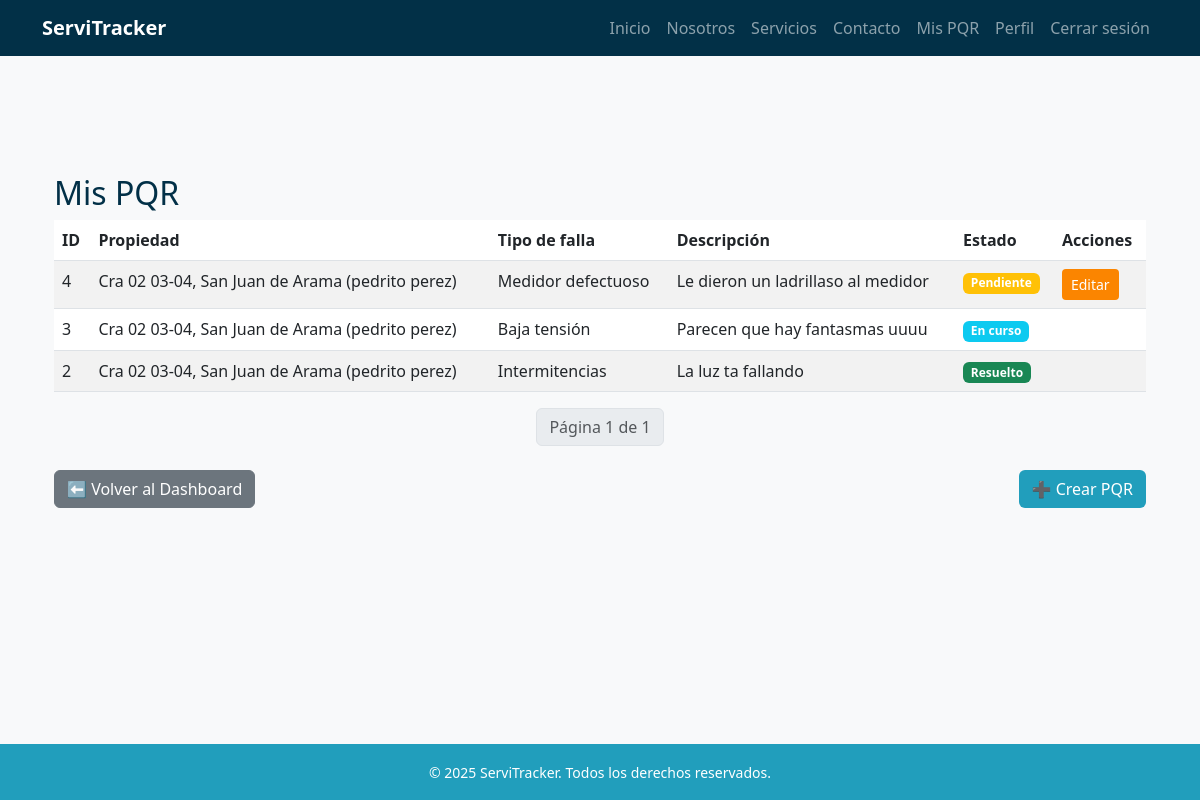
Page /pqr/mis/ (signed in) on the earlier database version.
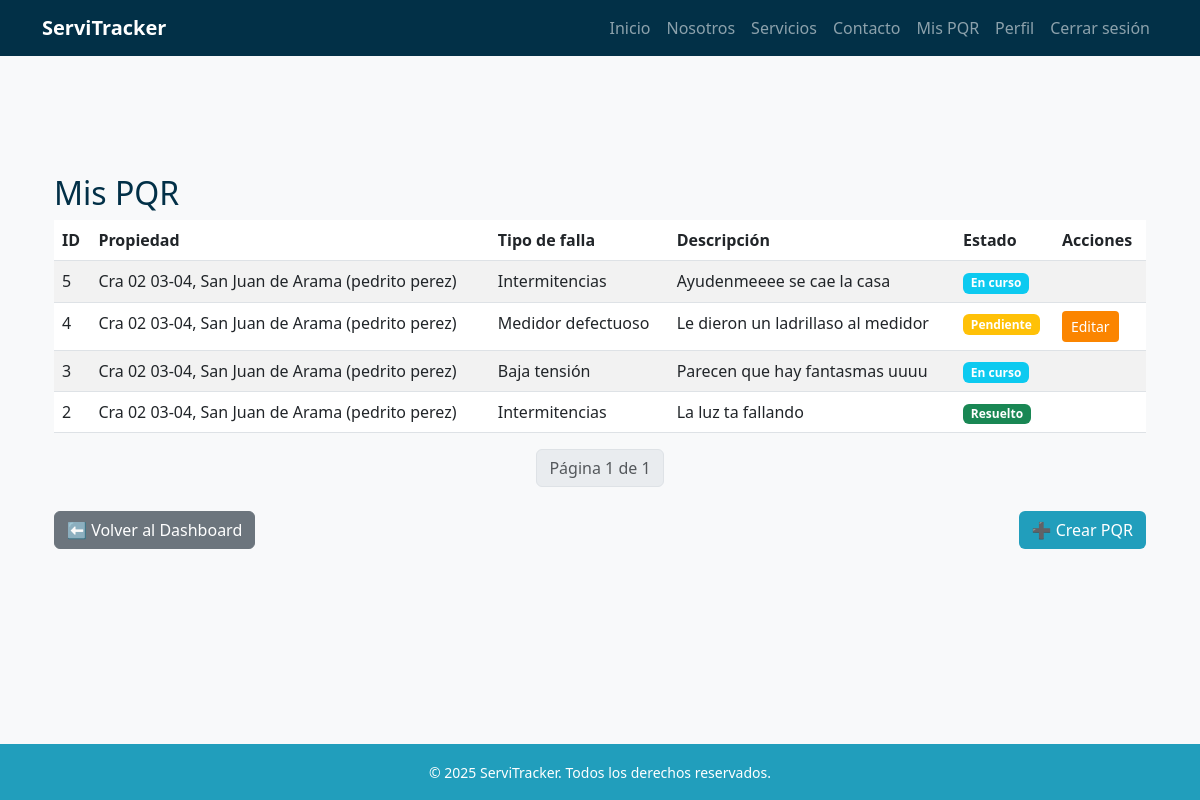
Same page on the later database version.
### pqr/models.py (models this page shows, shortened)
class PQR(models.Model):
    ciudadano = models.ForeignKey(
        settings.AUTH_USER_MODEL,
        on_delete=models.SET_NULL,
        null=True,
        blank=True,
        related_name="pqrs_ciudadano"
    )
    propiedad = models.ForeignKey(
        Propiedad,
        on_delete=models.SET_NULL,
        null=True,
        blank=True
    )
    direccion = models.CharField(max_length=255, blank=True, null=True)
    departamento = models.CharField(max_length=100, blank=True, null=True)
    ciudad = models.CharField(max_length=100, blank=True, null=True)
    telefono_contacto = models.CharField(max_length=20, unique=True, null=True, blank=True)
    tipo_falla = models.ForeignKey(TipoFalla, on_delete=models.PROTECT)
    descripcion = models.TextField()
    estado = models.ForeignKey(EstadoPQR, on_delete=models.PROTECT)
    tecnico_asignado = models.ForeignKey(
        settings.AUTH_USER_MODEL,
        on_delete=models.SET_NULL,
        null=True,
        blank=True,
        related_name="pqrs_tecnico"
    )
    agente_revisor = models.ForeignKey(
        settings.AUTH_USER_MODEL,
        on_delete=models.SET_NULL,
        null=True,
        blank=True,
        related_name="pqrs_agente"
    )
    observacion_tecnico = models.TextField(blank=True, null=True)
    fecha_creacion = models.DateTimeField(auto_now_add=True)
    fecha_actualizacion = models.DateTimeField(auto_now=True)

class TipoFalla(models.Model):
    nombre = models.CharField(max_length=100)
    def __str__(self):
        return self.nombre

class EstadoPQR(models.Model):
    nombre = models.CharField(max_length=50)

### propiedades/models.py (models this page shows)
class Propiedad(models.Model):
    usuario = models.ForeignKey(
        settings.AUTH_USER_MODEL,
        on_delete=models.CASCADE,
        related_name='propiedades'
    )
    departamento = models.CharField(max_length=100)
    ciudad = models.CharField(max_length=100)
    direccion = models.CharField(max_length=200)
    activa = models.BooleanField(default=True)
    def __str__(self):
        nombre = self.usuario.get_full_name() if hasattr(self.usuario, 'get_full_name') else str(self.usuario)
        return f"{self.direccion}, {self.ciudad} ({nombre})"

### usuarios/models.py (models this page shows, shortened)
class Usuario(AbstractBaseUser, PermissionsMixin):
    ROLES = [
        ("administrador", "Administrador"),
        ("agente", "Agente"),
        ("tecnico", "Técnico"),
        ("ciudadano", "Ciudadano"),
    ]
    documento = models.CharField(max_length=20, unique=True)
    email = models.EmailField(blank=True, null=True)
    nombres = models.CharField(max_length=100, blank=True, null=True)
    apellidos = models.CharField(max_length=100, blank=True, null=True)
    rol = models.CharField(max_length=20, choices=ROLES, default="ciudadano")
    especialidad = models.ForeignKey(Especialidad, on_delete=models.SET_NULL, null=True, blank=True)
    is_active = models.BooleanField(default=True)
    is_staff = models.BooleanField(default=False)
    date_joined = models.DateTimeField(auto_now_add=True)
    objects = UsuarioManager()
    USERNAME_FIELD = "documento"
    REQUIRED_FIELDS = []  # puedes agregar 'email' si quieres que sea obligatorio
    def get_full_name(self):
        nombre = (self.nombres or "").strip()
        apellido = (self.apellidos or "").strip()
        full = f"{nombre} {apellido}".strip()
        return full or ""

### pqr/views.py (the view)
# urls.py: path('mis/', views.mi_lista_pqr, name='mi_lista_pqr'),                # Ciudadano: solo sus PQR
@login_required
def mi_lista_pqr(request):
    pqr_queryset = PQR.objects.filter(ciudadano=request.user).order_by("-id")
    paginator = Paginator(pqr_queryset, 10)
    page_number = request.GET.get("page")
    pqr_list = paginator.get_page(page_number)
    return render(request, 'pqr/mis_pqr.html', {'pqr_list': pqr_list})

### templates/pqr/mis_pqr.html (shortened to what this page needs)
{% extends 'base.html' %}
{% block content %}
<div class="container my-5">
    <h2 class="text-blue-dark">Mis PQR</h2>
    <table class="table table-striped">
        <thead>
            <tr>
                <th>ID</th>
                <th>Propiedad</th>
                <th>Tipo de falla</th>
                <th>Descripción</th>
                <th>Estado</th>
                <th>Acciones</th>
            </tr>
        </thead>
        <tbody>
            {% for pqr in pqr_list %}
            <tr>
                <td>{{ pqr.id }}</td>
                <td>{{ pqr.propiedad }}</td>
                <td>{{ pqr.tipo_falla }}</td>
                <td>{{ pqr.descripcion }}</td>
                <td>
                    <span class="badge
                        {% if pqr.estado.nombre == 'Pendiente' %} bg-warning
                        {% elif pqr.estado.nombre == 'En curso' %} bg-info
                        {% elif pqr.estado.nombre == 'Resuelto' %} bg-success
                        {% else %} bg-secondary
                        {% endif %}">
                        {{ pqr.estado.nombre }}
                    </span>
                </td>
                <td>
                    {% if pqr.estado.nombre == "Pendiente" %}
                        <a href="{% url 'editar_pqr' pqr.pk %}" class="btn btn-sm btn-orange-dark">Editar</a>
                    {% endif %}
                </td>
            </tr>
            {% empty %}
            <tr><td colspan="6">No tienes PQR registrados.</td></tr>
            {% endfor %}
        </tbody>
    </table>
    <nav aria-label="Page navigation">
        <ul class="pagination justify-content-center">
            <li class="page-item disabled">
                <span class="page-link">
                    Página {{ pqr_list.number }} de {{ pqr_list.paginator.num_pages }}
                </span>
            </li>
        </ul>
    </nav>
    <div class="d-flex justify-content-between mt-4">
        <a href="{% url 'dashboard_ciudadano' %}" class="btn btn-secondary">
            ⬅️ Volver al Dashboard
        </a>
        <a href="{% url 'nuevo_pqr' %}" class="btn btn-blue-mid">
            ➕ Crear PQR
        </a>
    </div>
</div>
{% endblock %}

Differences in the rows shown:
added PQR: id "5", propiedad "Cra 02 03-04, San Juan de Arama (pedrito perez)", tipo_falla "Intermitencias", descripcion "Ayudenmeeee se cae la casa", estado.nombre "En curso"
